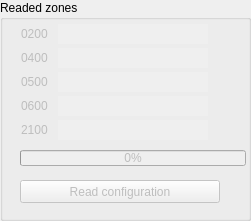
   <widget class="QGroupBox" name="groupBox_2">
    <property name="geometry">
     <rect>
      <x>350</x>
      <y>10</y>
      <width>251</width>
      <height>221</height>
     </rect>
    </property>
    <property name="title">
     <string>Readed zones</string>
    </property>
    <widget class="QLabel" name="label">
     <property name="enabled">
      <bool>false</bool>
     </property>
     <property name="geometry">
      <rect>
       <x>21</x>
       <y>24</y>
       <width>41</width>
       <height>20</height>
      </rect>
     </property>
     <property name="text">
      <string>0200</string>
     </property>
    </widget>
    <widget class="QLabel" name="label_2">
     <property name="enabled">
      <bool>false</bool>
     </property>
     <property name="geometry">
      <rect>
       <x>21</x>
       <y>48</y>
       <width>41</width>
       <height>20</height>
      </rect>
     </property>
     <property name="text">
      <string>0400</string>
     </property>
    </widget>
    <widget class="QLabel" name="label_3">
     <property name="enabled">
      <bool>false</bool>
     </property>
     <property name="geometry">
      <rect>
       <x>21</x>
       <y>72</y>
       <width>41</width>
       <height>20</height>
      </rect>
     </property>
     <property name="text">
      <string>0500</string>
     </property>
    </widget>
    <widget class="QLabel" name="label_4">
     <property name="enabled">
      <bool>false</bool>
     </property>
     <property name="geometry">
      <rect>
       <x>21</x>
       <y>96</y>
       <width>41</width>
       <height>20</height>
      </rect>
     </property>
     <property name="text">
      <string>0600</string>
     </property>
    </widget>
    <widget class="QLabel" name="label_6">
     <property name="enabled">
      <bool>false</bool>
     </property>
     <property name="geometry">
      <rect>
       <x>21</x>
       <y>120</y>
       <width>41</width>
       <height>20</height>
      </rect>
     </property>
     <property name="text">
      <string>2100</string>
     </property>
    </widget>
    <widget class="QProgressBar" name="read_progress">
     <property name="enabled">
      <bool>false</bool>
     </property>
     <property name="geometry">
      <rect>
       <x>20</x>
       <y>150</y>
       <width>226</width>
       <height>16</height>
      </rect>
     </property>
     <property name="maximum">
      <number>5</number>
     </property>
     <property name="value">
      <number>0</number>
     </property>
    </widget>
    <widget class="QLineEdit" name="zone_0200">
     <property name="enabled">
      <bool>false</bool>
     </property>
     <property name="geometry">
      <rect>
       <x>58</x>
       <y>24</y>
       <width>150</width>
       <height>20</height>
      </rect>
     </property>
     <property name="mouseTracking">
      <bool>true</bool>
     </property>
     <property name="acceptDrops">
      <bool>false</bool>
     </property>
     <property name="inputMask">
      <string/>
     </property>
     <property name="text">
      <string notr="true"/>
     </property>
     <property name="frame">
      <bool>false</bool>
     </property>
     <property name="readOnly">
      <bool>true</bool>
     </property>
     <property name="placeholderText">
      <string notr="true"/>
     </property>
    </widget>
    <widget class="QLineEdit" name="zone_0500">
     <property name="enabled">
      <bool>false</bool>
     </property>
     <property name="geometry">
      <rect>
       <x>58</x>
       <y>72</y>
       <width>150</width>
       <height>20</height>
      </rect>
     </property>
     <property name="mouseTracking">
      <bool>true</bool>
     </property>
     <property name="acceptDrops">
      <bool>false</bool>
     </property>
     <property name="inputMask">
      <string/>
     </property>
     <property name="text">
      <string notr="true"/>
     </property>
     <property name="frame">
      <bool>false</bool>
     </property>
     <property name="readOnly">
      <bool>true</bool>
     </property>
     <property name="placeholderText">
      <string notr="true"/>
     </property>
    </widget>
    <widget class="QLineEdit" name="zone_0400">
     <property name="enabled">
      <bool>false</bool>
     </property>
     <property name="geometry">
      <rect>
       <x>58</x>
       <y>48</y>
       <width>150</width>
       <height>20</height>
      </rect>
     </property>
     <property name="mouseTracking">
      <bool>true</bool>
     </property>
     <property name="acceptDrops">
      <bool>false</bool>
     </property>
     <property name="inputMask">
      <string/>
     </property>
     <property name="text">
      <string notr="true"/>
     </property>
     <property name="frame">
      <bool>false</bool>
     </property>
     <property name="readOnly">
      <bool>true</bool>
     </property>
     <property name="placeholderText">
      <string notr="true"/>
     </property>
    </widget>
    <widget class="QLineEdit" name="zone_0600">
     <property name="enabled">
      <bool>false</bool>
     </property>
     <property name="geometry">
      <rect>
       <x>58</x>
       <y>96</y>
       <width>150</width>
       <height>20</height>
      </rect>
     </property>
     <property name="mouseTracking">
      <bool>true</bool>
     </property>
     <property name="acceptDrops">
      <bool>false</bool>
     </property>
     <property name="inputMask">
      <string/>
     </property>
     <property name="text">
      <string notr="true"/>
     </property>
     <property name="frame">
      <bool>false</bool>
     </property>
     <property name="readOnly">
      <bool>true</bool>
     </property>
     <property name="placeholderText">
      <string notr="true"/>
     </property>
    </widget>
    <widget class="QLineEdit" name="zone_2100">
     <property name="enabled">
      <bool>false</bool>
     </property>
     <property name="geometry">
      <rect>
       <x>58</x>
       <y>120</y>
       <width>150</width>
       <height>20</height>
      </rect>
     </property>
     <property name="mouseTracking">
      <bool>true</bool>
     </property>
     <property name="acceptDrops">
      <bool>false</bool>
     </property>
     <property name="inputMask">
      <string/>
     </property>
     <property name="text">
      <string notr="true"/>
     </property>
     <property name="frame">
      <bool>false</bool>
     </property>
     <property name="readOnly">
      <bool>true</bool>
     </property>
     <property name="placeholderText">
      <string notr="true"/>
     </property>
    </widget>
    <widget class="QPushButton" name="read_data">
     <property name="enabled">
      <bool>false</bool>
     </property>
     <property name="geometry">
      <rect>
       <x>20</x>
       <y>180</y>
       <width>200</width>
       <height>23</height>
      </rect>
     </property>
     <property name="text">
      <string>Read configuration</string>
     </property>
    </widget>
   </widget>
